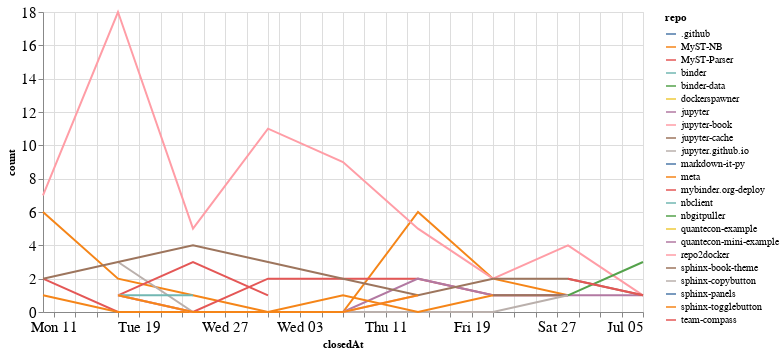

The notebook cell saved with this chart:
### Code cell
closed_by_time = closed_by.groupby('repo').resample('W', on='closedAt').count()['author'].reset_index()
closed_by_time = closed_by_time.rename(columns={'author': 'count'})

alt.Chart(closed_by_time, width=600).mark_line().encode(
    x='closedAt',
    y='count',
    color='repo',
    tooltip="repo"
)

### Figure 1 — Vega-Lite specification as saved in the notebook (floating-point values rounded to 4 significant figures)
{"config": {"axisLeft": {"labelFontSize": 15}, "axisBottom": {"labelFontSize": 15}}, "data": {"name": "data-87b91e08f3fbb6371f1f55b2c27d1851"}, "mark": "line", "encoding": {"color": {"type": "nominal", "field": "repo"}, "tooltip": {"type": "nominal", "field": "repo"}, "x": {"type": "temporal", "field": "closedAt"}, "y": {"type": "quantitative", "field": "count"}}, "width": 600, "$schema": "https://vega.github.io/schema/vega-lite/v4.8.1.json", "datasets": {"data-87b91e08f3fbb6371f1f55b2c27d1851": [{"repo": ".github", "closedAt": "2020-07-05T00:00:00", "count": 1}, {"repo": "MyST-NB", "closedAt": "2020-05-10T00:00:00", "count": 6}, {"repo": "MyST-NB", "closedAt": "2020-05-17T00:00:00", "count": 2}, {"repo": "MyST-NB", "closedAt": "2020-05-24T00:00:00", "count": 1}, {"repo": "MyST-NB", "closedAt": "2020-05-31T00:00:00", "count": 0}, {"repo": "MyST-NB", "closedAt": "2020-06-07T00:00:00", "count": 0}, {"repo": "MyST-NB", "closedAt": "2020-06-14T00:00:00", "count": 6}, {"repo": "MyST-NB", "closedAt": "2020-06-21T00:00:00", "count": 2}, {"repo": "MyST-NB", "closedAt": "2020-06-28T00:00:00", "count": 1}, {"repo": "MyST-Parser", "closedAt": "2020-05-10T00:00:00", "count": 2}, {"repo": "MyST-Parser", "closedAt": "2020-05-17T00:00:00", "count": 0}, {"repo": "MyST-Parser", "closedAt": "2020-05-24T00:00:00", "count": 0}, {"repo": "MyST-Parser", "closedAt": "2020-05-31T00:00:00", "count": 2}, {"repo": "MyST-Parser", "closedAt": "2020-06-07T00:00:00", "count": 2}, {"repo": "MyST-Parser", "closedAt": "2020-06-14T00:00:00", "count": 2}, {"repo": "MyST-Parser", "closedAt": "2020-06-21T00:00:00", "count": 1}, {"repo": "MyST-Parser", "closedAt": "2020-06-28T00:00:00", "count": 1}, {"repo": "binder", "closedAt": "2020-06-28T00:00:00", "count": 1}, {"repo": "binder-data", "closedAt": "2020-06-21T00:00:00", "count": 1}, {"repo": "dockerspawner", "closedAt": "2020-06-28T00:00:00", "count": 2}, {"repo": "jupyter", "closedAt": "2020-05-17T00:00:00", "count": 1}, {"repo": "jupyter", "closedAt": "2020-05-24T00:00:00", "count": 0}, {"repo": "jupyter", "closedAt": "2020-05-31T00:00:00", "count": 0}, {"repo": "jupyter", "closedAt": "2020-06-07T00:00:00", "count": 0}, {"repo": "jupyter", "closedAt": "2020-06-14T00:00:00", "count": 2}, {"repo": "jupyter", "closedAt": "2020-06-21T00:00:00", "count": 1}, {"repo": "jupyter", "closedAt": "2020-06-28T00:00:00", "count": 1}, {"repo": "jupyter", "closedAt": "2020-07-05T00:00:00", "count": 1}, {"repo": "jupyter-book", "closedAt": "2020-05-10T00:00:00", "count": 7}, {"repo": "jupyter-book", "closedAt": "2020-05-17T00:00:00", "count": 18}, {"repo": "jupyter-book", "closedAt": "2020-05-24T00:00:00", "count": 5}, {"repo": "jupyter-book", "closedAt": "2020-05-31T00:00:00", "count": 11}, {"repo": "jupyter-book", "closedAt": "2020-06-07T00:00:00", "count": 9}, {"repo": "jupyter-book", "closedAt": "2020-06-14T00:00:00", "count": 5}, {"repo": "jupyter-book", "closedAt": "2020-06-21T00:00:00", "count": 2}, {"repo": "jupyter-book", "closedAt": "2020-06-28T00:00:00", "count": 4}, {"repo": "jupyter-book", "closedAt": "2020-07-05T00:00:00", "count": 1}, {"repo": "jupyter-cache", "closedAt": "2020-06-21T00:00:00", "count": 1}, {"repo": "jupyter-cache", "closedAt": "2020-06-28T00:00:00", "count": 1}, {"repo": "jupyter.github.io", "closedAt": "2020-05-17T00:00:00", "count": 3}, {"repo": "jupyter.github.io", "closedAt": "2020-05-24T00:00:00", "count": 0}, {"repo": "jupyter.github.io", "closedAt": "2020-05-31T00:00:00", "count": 0}, {"repo": "jupyter.github.io", "closedAt": "2020-06-07T00:00:00", "count": 0}, {"repo": "jupyter.github.io", "closedAt": "2020-06-14T00:00:00", "count": 0}, {"repo": "jupyter.github.io", "closedAt": "2020-06-21T00:00:00", "count": 0}, {"repo": "jupyter.github.io", "closedAt": "2020-06-28T00:00:00", "count": 1}, {"repo": "markdown-it-py", "closedAt": "2020-05-10T00:00:00", "count": 2}, {"repo": "meta", "closedAt": "2020-05-10T00:00:00", "count": 1}, {"repo": "meta", "closedAt": "2020-05-17T00:00:00", "count": 0}, {"repo": "meta", "closedAt": "2020-05-24T00:00:00", "count": 0}, {"repo": "meta", "closedAt": "2020-05-31T00:00:00", "count": 0}, {"repo": "meta", "closedAt": "2020-06-07T00:00:00", "count": 1}, {"repo": "meta", "closedAt": "2020-06-14T00:00:00", "count": 0}, {"repo": "meta", "closedAt": "2020-06-21T00:00:00", "count": 1}, {"repo": "mybinder.org-deploy", "closedAt": "2020-05-17T00:00:00", "count": 1}, {"repo": "mybinder.org-deploy", "closedAt": "2020-05-24T00:00:00", "count": 3}, {"repo": "mybinder.org-deploy", "closedAt": "2020-05-31T00:00:00", "count": 1}, {"repo": "nbclient", "closedAt": "2020-05-17T00:00:00", "count": 1}, {"repo": "nbclient", "closedAt": "2020-05-24T00:00:00", "count": 1}, {"repo": "nbgitpuller", "closedAt": "2020-06-28T00:00:00", "count": 1}, {"repo": "nbgitpuller", "closedAt": "2020-07-05T00:00:00", "count": 3}, {"repo": "quantecon-example", "closedAt": "2020-05-17T00:00:00", "count": 1}, {"repo": "quantecon-mini-example", "closedAt": "2020-06-21T00:00:00", "count": 1}, {"repo": "repo2docker", "closedAt": "2020-05-17T00:00:00", "count": 1}, {"repo": "repo2docker", "closedAt": "2020-05-24T00:00:00", "count": 0}, {"repo": "repo2docker", "closedAt": "2020-05-31T00:00:00", "count": 0}, {"repo": "repo2docker", "closedAt": "2020-06-07T00:00:00", "count": 0}, {"repo": "repo2docker", "closedAt": "2020-06-14T00:00:00", "count": 1}, {"repo": "sphinx-book-theme", "closedAt": "2020-05-10T00:00:00", "count": 2}, {"repo": "sphinx-book-theme", "closedAt": "2020-05-17T00:00:00", "count": 3}, {"repo": "sphinx-book-theme", "closedAt": "2020-05-24T00:00:00", "count": 4}, {"repo": "sphinx-book-theme", "closedAt": "2020-05-31T00:00:00", "count": 3}, {"repo": "sphinx-book-theme", "closedAt": "2020-06-07T00:00:00", "count": 2}, {"repo": "sphinx-book-theme", "closedAt": "2020-06-14T00:00:00", "count": 1}, {"repo": "sphinx-book-theme", "closedAt": "2020-06-21T00:00:00", "count": 2}, {"repo": "sphinx-book-theme", "closedAt": "2020-06-28T00:00:00", "count": 2}, {"repo": "sphinx-book-theme", "closedAt": "2020-07-05T00:00:00", "count": 1}, {"repo": "sphinx-copybutton", "closedAt": "2020-06-21T00:00:00", "count": 2}, {"repo": "sphinx-panels", "closedAt": "2020-05-10T00:00:00", "count": 1}, {"repo": "sphinx-togglebutton", "closedAt": "2020-05-17T00:00:00", "count": 1}, {"repo": "sphinx-togglebutton", "closedAt": "2020-05-24T00:00:00", "count": 0}, {"repo": "sphinx-togglebutton", "closedAt": "2020-05-31T00:00:00", "count": 0}, {"repo": "sphinx-togglebutton", "closedAt": "2020-06-07T00:00:00", "count": 0}, {"repo": "sphinx-togglebutton", "closedAt": "2020-06-14T00:00:00", "count": 1}, {"repo": "team-compass", "closedAt": "2020-06-28T00:00:00", "count": 2}, {"repo": "team-compass", "closedAt": "2020-07-05T00:00:00", "count": 1}]}}
